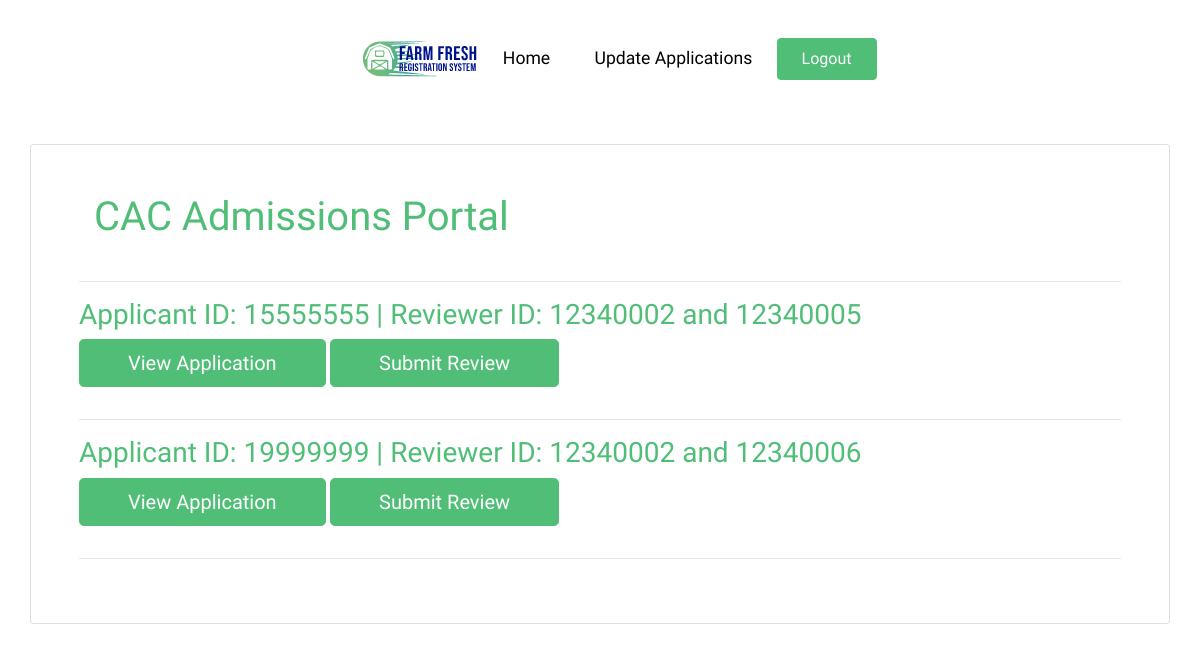
/reviewer_portal.php (signed in), run on the app's committed database.
### tables this page shows
CREATE TABLE reviewer_application (
  username int(8),
  applicantid int(8),
  status int
);

### reviewer_portal.php (the view, shortened to what this page needs)
<!DOCTYPE html>
<html lang="en">
<head>
    <?php
    require_once ('header.php');
	?>
</head>
<body data-spy="scroll" data-target=".site-navbar-target" data-offset="300">
  <br><br><br><br>
  <div class="container pt-3 card p-5 mt-4">
<?php
  $permLevel = $_SESSION['p_level'];
  if (strcmp($permLevel, "Faculty") == 0) {
    $dbc = mysqli_connect(DB_HOST, DB_USER, DB_PASSWORD, DB_NAME);
    $dbc->query('SET foreign_key_checks = 0');
    $appQ = "SELECT reviewer_application.username,reviewer_application.applicantid from reviewer_application JOIN application on
            reviewer_application.applicantid=application.username where reviewer_application.status=0 AND reviewer_application.username=".$_SESSION['id'];
    $data = mysqli_query($dbc, $appQ);
    echo "<div class='col-md-10 form-group'><h1 class='text-primary'>Admissions Portal</h1></div><hr>";
    if (mysqli_num_rows($data)) {
      while ($row = mysqli_fetch_array($data)) {
        echo "<div class='row'>
                <div class='col-md-6 form-group'>
                    <h3 class='text-primary'>Applicant ID: ".$row['applicantid']."</h3>
                    <form action='application_view.php' style='display:inline-block' method='POST'>
                      <input type='hidden' name='id' value='".$row['applicantid']."' />
                      <input type='submit' id='btn' value='View Application' name='view' class='btn btn-primary btn-lg px-5' />
                    </form>
                    <form action='review_form.php' style='display:inline-block' method='POST'>
                      <input type='hidden' name='id' value='".$row['applicantid']."' />
                      <input type='submit' id='btn' value='Submit Review' name='review' class='btn btn-primary btn-lg px-5' />
                    </form>
                </div>
              </div><hr>";
      }
    }
    else {
      echo "
      <div class='row'>
        <div class='col-md-6 form-group'>
          <h3 class='text-primary'>No Current Application Needing Review</h3>
        </div>
      </div>
      ";
    }
  } else if (strcmp($permLevel, "CAC") == 0) {
    $dbc = mysqli_connect(DB_HOST, DB_USER, DB_PASSWORD, DB_NAME);
    $appQ = "select a.applicantid as applicantid, a.username as recommender1,b.username as recommender2 from reviewer_application a, reviewer_application b where a.applicantid=b.applicantid AND a.username!=b.username AND a.username<b.username";
    $data = mysqli_query($dbc, $appQ);
    echo "<div class='col-md-6 form-group'><h1 class='text-primary'>CAC Admissions Portal</h1></div><hr>";
    if (mysqli_num_rows($data)) {
      while ($row = mysqli_fetch_array($data)) {
        echo "<div class='row'>
                <div class='col-md-10 form-group'>
                    <h3 class='text-primary'>Applicant ID: ".$row['applicantid']." | Reviewer ID: ".$row['recommender1']." and ".$row['recommender2']."</h3>
                    <form action='application_view.php' style='display:inline-block' method='POST'>
                      <input type='hidden' name='id' value='".$row['applicantid']."' />
                      <input type='submit' id='btn' value='View Application' name='view' class='btn btn-primary btn-lg px-5' />
                    </form>
                    <form action='review_form.php' style='display:inline-block' method='POST'>
                      <input type='hidden' name='id' value='".$row['applicantid']."' />
                      <input type='submit' id='btn' value='Submit Review' name='review' class='btn btn-primary btn-lg px-5' />
                    </form>
                </div>
              </div><hr>";
      }
    }
  } else if (strcmp($permLevel, "Admin") == 0) {
    $dbc = mysqli_connect(DB_HOST, DB_USER, DB_PASSWORD, DB_NAME);
    $appQ = "SELECT username from applicant";
    $data = mysqli_query($dbc, $appQ);
    echo "<div class='col-md-6 form-group'><h1 class='text-primary'>Admin Admissions Portal</h1></div><hr>";
    if (mysqli_num_rows($data)) {
      while ($row = mysqli_fetch_array($data)) {
        echo "<div class='row'>
                <div class='col-md-10 form-group'>
                    <h3 class='text-primary'>Applicant ID: ".$row['username']."</h3>
                    <form action='application_view.php' style='display:inline-block' method='POST'>
                      <input type='hidden' name='id' value='".$row['username']."' />
                      <input type='submit' id='btn' value='View Application' name='view' class='btn btn-primary btn-lg px-5' />
                    </form>
                    <form action='reviewer_portal.php' style='display:inline-block' method='POST'>
                      <input type='hidden' name='id' value='".$row['username']."' />
                      <input type='submit' id='btn' value='Delete' name='delete' class='btn btn-primary btn-lg px-5' />
                    </form>
                </div>
              </div><hr>";
      }
    }
  }
?>
  </div>
</body>
</html>

### css/style.css (style rules this page uses)
body { line-height: 1.7; color: gray; font-weight: 300; font-size: 1.1rem; }
h1, h2, h3, h4, h5, .h1, .h2, .h3, .h4, .h5 { font-family: "Muli", -apple-system, BlinkMacSystemFont, "Segoe UI", Roboto, "Helvetica Neue", Arial, sans-serif, "Apple Color Emoji", "Segoe UI Emoji", "Segoe UI Symbol", "Noto Color Emoji"; }

### data on the page
reviewer_application: applicantid "15555555", username "12340002", reviewer_application.username "12340005"
reviewer_application: applicantid "19999999", username "12340002", reviewer_application.username "12340006"
